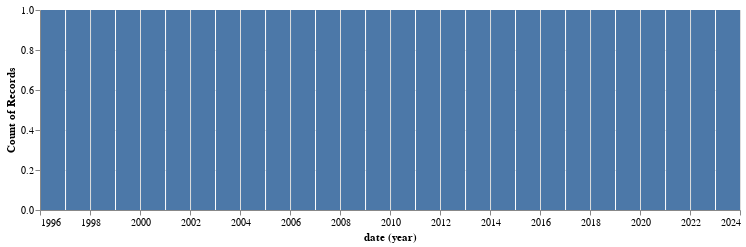

The notebook cell this image was saved under:
### Markdown cell above
You can use the `timestamp` field to filter results by date using the `from` and `to` parameters. For example, to get results from the year 2000 you'd use `from=20000101` and `to=20001231`. However, if you're using my functions above, you'll need to use `from_` rather than `from` as `from` is a reserved word in Python. The function will change it back before sending to the CDX server.

The `timestamp` field can also be used with the `collapse` parameter. If you include `collapse=timestamp:4`, the server will look at the first four digits of the `timestamp` – ie the year – and only include the first capture from that year. Similarly, `collapse=timestamp:8` should give you a maximum of one capture per hour. In reality, `collapse` is dependent on the order of results and doesn't work perfectly – so you probably want to check your results for duplicates (Pandas `.drop_duplicates()` makes this easy).

Let's test it out – if it works we should end up with a very boring bar chart showing one result per year...

### Code cell
# Get the data - note the `collapse` parameter
results_ts = query_cdx_with_key("http://www.nla.gov.au", collapse="timestamp:4")

# Convert to dataframe
df_ts = pd.DataFrame(results_ts[1:], columns=results_ts[0])

# Convert timestamp to date
df_ts["date"] = pd.to_datetime(df_ts["timestamp"])

# Chart number of results per year
alt.Chart(df_ts).mark_bar().encode(x="year(date):T", y="count()").properties(
    width=700, height=200
)

### Figure 1 — Vega specification as saved in the notebook (floating-point values rounded to 4 significant figures)
{"$schema": "https://vega.github.io/schema/vega/v5.json", "data": [{"name": "source_0", "values": [{"__count": 1, "year_date": "1996-01-01T00:00:00.000", "year_date_end": "1997-01-01T00:00:00.000"}, {"__count": 1, "year_date": "1997-01-01T00:00:00.000", "year_date_end": "1998-01-01T00:00:00.000"}, {"__count": 1, "year_date": "1998-01-01T00:00:00.000", "year_date_end": "1999-01-01T00:00:00.000"}, {"__count": 1, "year_date": "1999-01-01T00:00:00.000", "year_date_end": "2000-01-01T00:00:00.000"}, {"__count": 1, "year_date": "2000-01-01T00:00:00.000", "year_date_end": "2001-01-01T00:00:00.000"}, {"__count": 1, "year_date": "2001-01-01T00:00:00.000", "year_date_end": "2002-01-01T00:00:00.000"}, {"__count": 1, "year_date": "2002-01-01T00:00:00.000", "year_date_end": "2003-01-01T00:00:00.000"}, {"__count": 1, "year_date": "2003-01-01T00:00:00.000", "year_date_end": "2004-01-01T00:00:00.000"}, {"__count": 1, "year_date": "2004-01-01T00:00:00.000", "year_date_end": "2005-01-01T00:00:00.000"}, {"__count": 1, "year_date": "2005-01-01T00:00:00.000", "year_date_end": "2006-01-01T00:00:00.000"}, {"__count": 1, "year_date": "2006-01-01T00:00:00.000", "year_date_end": "2007-01-01T00:00:00.000"}, {"__count": 1, "year_date": "2007-01-01T00:00:00.000", "year_date_end": "2008-01-01T00:00:00.000"}, {"__count": 1, "year_date": "2008-01-01T00:00:00.000", "year_date_end": "2009-01-01T00:00:00.000"}, {"__count": 1, "year_date": "2009-01-01T00:00:00.000", "year_date_end": "2010-01-01T00:00:00.000"}, {"__count": 1, "year_date": "2010-01-01T00:00:00.000", "year_date_end": "2011-01-01T00:00:00.000"}, {"__count": 1, "year_date": "2011-01-01T00:00:00.000", "year_date_end": "2012-01-01T00:00:00.000"}, {"__count": 1, "year_date": "2012-01-01T00:00:00.000", "year_date_end": "2013-01-01T00:00:00.000"}, {"__count": 1, "year_date": "2013-01-01T00:00:00.000", "year_date_end": "2014-01-01T00:00:00.000"}, {"__count": 1, "year_date": "2014-01-01T00:00:00.000", "year_date_end": "2015-01-01T00:00:00.000"}, {"__count": 1, "year_date": "2015-01-01T00:00:00.000", "year_date_end": "2016-01-01T00:00:00.000"}, {"__count": 1, "year_date": "2016-01-01T00:00:00.000", "year_date_end": "2017-01-01T00:00:00.000"}, {"__count": 1, "year_date": "2017-01-01T00:00:00.000", "year_date_end": "2018-01-01T00:00:00.000"}, {"__count": 1, "year_date": "2018-01-01T00:00:00.000", "year_date_end": "2019-01-01T00:00:00.000"}, {"__count": 1, "year_date": "2019-01-01T00:00:00.000", "year_date_end": "2020-01-01T00:00:00.000"}, {"__count": 1, "year_date": "2020-01-01T00:00:00.000", "year_date_end": "2021-01-01T00:00:00.000"}, {"__count": 1, "year_date": "2021-01-01T00:00:00.000", "year_date_end": "2022-01-01T00:00:00.000"}, {"__count": 1, "year_date": "2022-01-01T00:00:00.000", "year_date_end": "2023-01-01T00:00:00.000"}, {"__count": 1, "year_date": "2023-01-01T00:00:00.000", "year_date_end": "2024-01-01T00:00:00.000"}], "transform": [{"type": "formula", "expr": "toDate(datum['year_date_end'])", "as": "year_date_end"}, {"type": "formula", "expr": "toDate(datum['year_date'])", "as": "year_date"}]}, {"name": "source_0_y_domain___count", "values": [{"min": 1, "max": 1}]}], "marks": [{"type": "rect", "name": "marks", "from": {"data": "source_0"}, "encode": {"update": {"description": {"signal": "\"date (year): \" + (timeFormat(datum[\"year_date\"], timeUnitSpecifier([\"year\"], {\"year-month\":\"%b %Y \",\"year-month-date\":\"%b %d, %Y \"}))) + \"; Count of Records: \" + (format(datum[\"__count\"], \"\"))"}, "fill": {"value": "#4c78a8"}, "ariaRoleDescription": {"value": "bar"}, "x2": [{"value": 0, "test": "!isValid(datum[\"year_date\"]) || !isFinite(+datum[\"year_date\"])"}, {"field": "year_date", "scale": "x", "offset": 1}], "x": [{"value": 0, "test": "!isValid(datum[\"year_date\"]) || !isFinite(+datum[\"year_date\"])"}, {"field": "year_date_end", "scale": "x"}], "y": {"field": "__count", "scale": "y"}, "y2": {"value": 0, "scale": "y"}}}, "style": ["bar"]}], "scales": [{"name": "x", "type": "time", "domain": {"fields": ["year_date", "year_date_end"], "data": "source_0"}, "range": [0, {"signal": "width"}]}, {"name": "y", "type": "linear", "domain": [{"signal": "(data(\"source_0_y_domain___count\")[0] || {}).min"}, {"signal": "(data(\"source_0_y_domain___count\")[0] || {}).max"}], "range": [{"signal": "height"}, 0], "zero": true, "nice": true}], "axes": [{"scale": "x", "orient": "bottom", "gridScale": "y", "zindex": 0, "aria": false, "ticks": false, "tickCount": {"signal": "ceil(width/40)"}, "labels": false, "domain": false, "minExtent": 0, "grid": true, "maxExtent": 0}, {"scale": "y", "minExtent": 0, "gridScale": "x", "ticks": false, "domain": false, "aria": false, "grid": true, "labels": false, "orient": "left", "tickCount": {"signal": "ceil(height/40)"}, "zindex": 0, "maxExtent": 0}, {"scale": "x", "tickCount": {"signal": "ceil(width/40)"}, "labelOverlap": true, "title": "date (year)", "orient": "bottom", "grid": false, "labelFlush": true, "zindex": 0, "format": {"signal": "timeUnitSpecifier([\"year\"], {\"year-month\":\"%b %Y \",\"year-month-date\":\"%b %d, %Y \"})"}}, {"scale": "y", "grid": false, "tickCount": {"signal": "ceil(height/40)"}, "labelOverlap": true, "title": "Count of Records", "zindex": 0, "orient": "left"}], "padding": 5, "width": 700, "style": "cell", "height": 200, "background": "white"}
